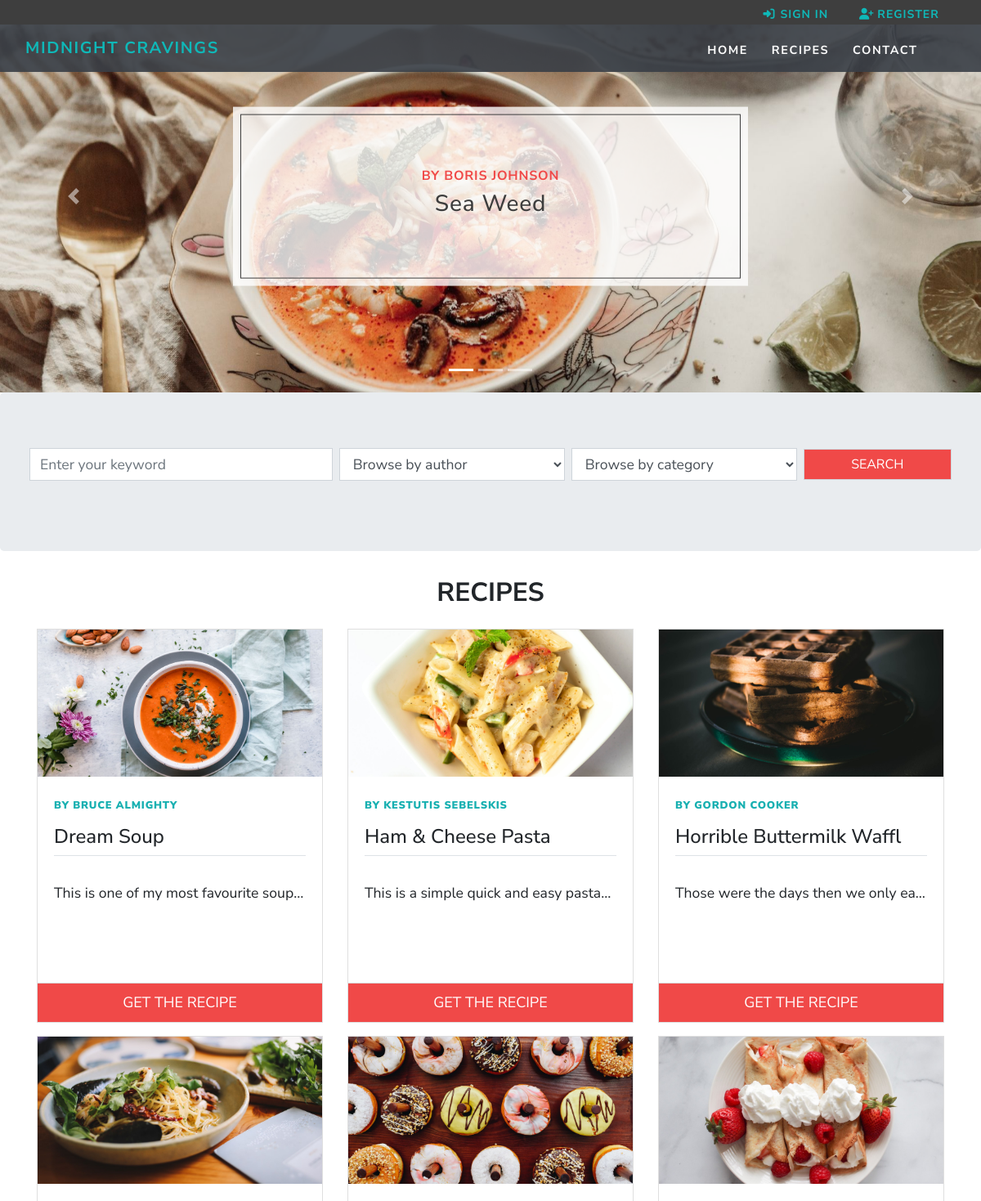
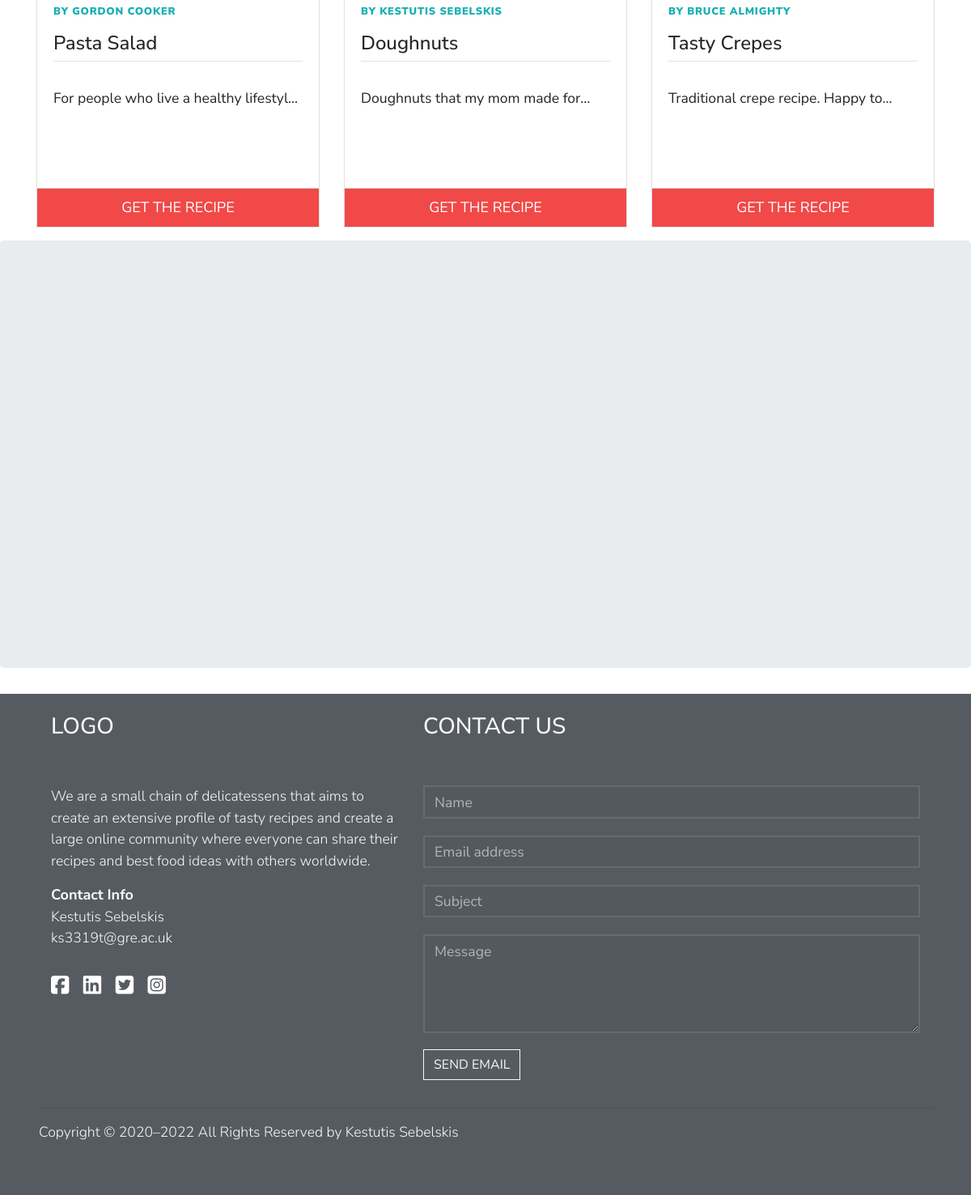
/MidnightCravings/index.php, run on the app's committed database (2 pictures, top to bottom).
### tables this page shows
CREATE TABLE `recipes` (
  `recipe_id` int(11) NOT NULL,
  `recipe_name` varchar(25) DEFAULT NULL,
  `recipe_description` varchar(250) DEFAULT NULL,
  `recipe_upload_date` date DEFAULT NULL,
  `recipe_image` varchar(150) DEFAULT NULL,
  `recipe_author_id` int(11) NOT NULL
);

CREATE TABLE `author` (
  `author_id` int(11) NOT NULL,
  `author_name` varchar(25) DEFAULT NULL,
  `author_email` varchar(50) DEFAULT NULL,
  `password` char(32) DEFAULT NULL
);

### MidnightCravings/admin/includes/helpers.inc.php (the view)
<?php
  function html( $text ) {
    echo $out = htmlspecialchars( $text, ENT_QUOTES, 'UTF-8' );
  }
 ?>

### MidnightCravings/index.php (shortened to what this page needs)
<?php
if(!userIsLoggedIn())
{
	include "login_reg.html.php";
	include "admin/includes/nav_login.inc.html.php";
}
else
{
	include "logout.html.php";
	include "admin/includes/nav_logout.inc.html.php";
}
	include 'admin/includes/db.inc.php';
		try
	{
		$result =$pdo->query('SELECT author_id, author_name FROM author');
	}
	catch (PDOException $e)
	{
		$error = 'Error fetching list of authors';
		include 'error.html.php';
		exit();
	}
	try
	{
		$result =$pdo->query('SELECT category_id, category_name FROM category');
	}
	catch (PDOException $e)
	{
		$error = 'Error fetching list of categories';
		include 'error.html.php';
		exit();
	}
	include 'admin/includes/db.inc.php';
	try {
		$sql = 'SELECT recipes.recipe_id, recipe_name, recipe_image, author_name
		FROM recipes INNER JOIN author
		ON recipe_author_id = author_id ORDER BY recipe_upload_date DESC';
		$results = $pdo->query( $sql );
	} catch (PDOException $e) {
		$error = 'Erro fetching slides' . $e->getMessage();
		include 'error.html.php';
		exit();
	}
	foreach ($results as $row) {
		$slides[] = array(
  		'recipe_id'        		=> $row['recipe_id'],
		'recipe_name'     		=> $row['recipe_name'],
		'recipe_image'  		=> $row['recipe_image'],
		'author_name' 			=> $row['author_name'],
	);
	}
	include 'admin/includes/carousel.inc.html.php';
	include_once "search_form.html.php";
	include 'admin/includes/db.inc.php';
	try
	{
		$sql = 'SELECT recipes.recipe_id, recipe_name, recipe_description,
		recipe_image, author_name, author_email
    	FROM recipes INNER JOIN author
   		ON recipe_author_id = author_id ORDER BY RAND() LIMIT 6';
		$result = $pdo->query( $sql );
	} catch (PDOException $e) {
		$error = 'Erro fetching recipe details to populate recipe cards in home page' . $e->getMessage();
		include 'error.html.php';
		exit();
	}
	foreach ($result as $row) {
  	$recipes[] = array(
  		'recipe_id'        		=> $row['recipe_id'],
		'recipe_name'     		=> $row['recipe_name'],
		'recipe_description'  	=> $row['recipe_description'],
		'recipe_image'  		=> $row['recipe_image'],
		'author_name' 			=> $row['author_name'],
	);
  }
  include_once 'recipe_cards.html.php';
	include_once "admin/includes/head.inc.html.php";
	include_once "google_map.html.php";
	include_once "admin/includes/footer.inc.html.php";
  ?>
</body>
</html>

### MidnightCravings/login_reg.html.php
<div class="container-fluid tool_bar">
	<div class="row">
		<div class="ml-auto">
			<button class="btn btn-link sign_out_btn" onclick="window.location.href='admin/user/';" type="submit"><i class="fas fa-sign-in-alt fa-fw"></i>&nbsp;Sign In</button>
			<button class="btn btn-link sign_out_btn" onclick="window.location.href='admin/reg/';" type="submit"><i class="fas fa-user-plus fa-fw"></i>&nbsp;Register</button>
		</div>
	</div>
</div>

### MidnightCravings/admin/includes/nav_login.inc.html.php (shortened to what this page needs)
<body>
	<nav class="navbar navbar-expand-md fixed-top navbar_home">
		<div class="container-fluid">
			<a class="navbar-brand domain_name" href="index.php">Midnight Cravings</a>
			<div class="collapse navbar-collapse" id="navbarResponsive">
				<ul class="navbar-nav ml-auto">
					<li class="nav-item"><a class="nav-link" href="index.php">Home</a></li>
					<li class="nav-item"><a class="nav-link" href="#recipes">Recipes</a></li>
					<li class="nav-item"><a class="nav-link" href="#contact">Contact</a></li>
			<li><button class="btn btn-link mobile_logout_btn_h" onclick="window.location.href='admin/user/';" type="submit"><i class="fas fa-sign-in-alt fa-fw"></i>&nbsp;Sign In</button></li>
			<li><button class="btn btn-link mobile_logout_btn_h" onclick="window.location.href='admin/reg/';" type="submit"><i class="fas fa-user-plus fa-fw"></i>&nbsp;Register</button></li>
				</ul>
			</div>
		</div>
	</nav>

### MidnightCravings/admin/includes/carousel.inc.html.php (shortened to what this page needs)
<?php include_once 'admin\includes\helpers.inc.php'; ?>
<div id="carouselExampleIndicators" class="carousel slide" data-ride="carousel">
  <ol class="carousel-indicators">
    <li data-target="#carouselExampleIndicators" data-slide-to="0" class="active"></li>
    <li data-target="#carouselExampleIndicators" data-slide-to="1"></li>
    <li data-target="#carouselExampleIndicators" data-slide-to="2"></li>
  </ol>
  <div class="carousel-inner">
    <?php $active = true; ?>
    <?php
      $i = 0;
      foreach($slides as $slide):
        if ($i >= 3) { break; } else{ ?>
      <div class="carousel-item <?php echo ($active == true)?"active":"" ?>">
        <img src="assets\img\upload\<?php echo html( $slide['recipe_image'] ); ?>" class="d-block w-100" alt="...">
        <a href="#">
          <div class="carousel-caption">
              <h6 class="h6-responsive">by <?php echo html( $slide['author_name'] ); ?></h6>
              <h3 class="h3-responsive"><?php echo html( $slide['recipe_name'] ); ?></h3>
          </div>
        </a>
      </div>
    <?php $active = false; ?>
  <?php $i++; } endforeach; ?>
  </div>
  <a class="carousel-control-prev" href="#carouselExampleIndicators" role="button" data-slide="prev">
    <span class="carousel-control-prev-icon" aria-hidden="true"></span>
  </a>
  <a class="carousel-control-next" href="#carouselExampleIndicators" role="button" data-slide="next">
    <span class="carousel-control-next-icon" aria-hidden="true"></span>
  </a>
</div>

### MidnightCravings/search_form.html.php (shortened to what this page needs)
<?php include_once 'admin/includes/helpers.inc.php'; ?>
<!DOCTYPE html>
<html>
<head>
</head>
<body>
	<div class="jumbotron">
		<div class="container">
			<form class="form-inline search_tool" action="" method="get">
				<div class="row">
					<div class="form-group col-sm-12 col-md-4 p-1">
						<input type="text" name="text" id="text"
						placeholder="Enter your keyword" class="form-control form_elements">
					</div>
					<div class="form-group col-sm-12 col-md-3 p-1">
						<select name="author" id="author" class="form-control form_elements">
							<option value="">Browse by author</option>
						</select>
					</div>
					<div class="form-group col-sm-12  col-md-3 p-1">
						<select name="category" id="category" class="form-control form_elements">
							<option value="">Browse by category</option>
						</select>
					</div>
					<div class="form-group col-sm-12 col-md-2 p-1">
						<input class="form-control search_button"
						type="submit" name="action" value="search">
					</div>
				</div>
			</form>
		</div>
	</div>
</body>
</html>

### MidnightCravings/recipe_cards.html.php (shortened to what this page needs)
<div class="container">
    <h2 class="text-uppercase font-weight-bold text-center" id="recipes">Recipes</h2>
            <div class="row pt-3">
            <?php
            foreach ($recipes as $recipe): ?>
                <div class="col-sm-12 col-md-4 pb-3">
                    <div class="card rounded-0 recipe_card">
                        <img src="assets\img\upload\<?php echo $recipe[ 'recipe_image' ]; ?>" alt="" class="card-img-top rounded-0 max-height-100">
                        <div class="card-body">
                            <h5 class="mt-2 mb-3 recipe_cards_author_name">by <?php echo html($recipe['author_name']) ?></h5>
                            <h4><?php echo  $recipe[ 'recipe_name' ]; ?></h4>
                            <p class="lead border-top pt-3"><?php echo $recipe[ 'recipe_description' ]; ?></p>
                            <form action="" method="POST">
                        </div>
                        <div class="card-footer text-muted m-0 p-0 text-center">
                            <input type="submit" name="action" value="get the recipe" class="card_input_link rounded-0">
                        </div>
                    </div>
                </div>
            <?php endforeach; ?>
            </div>
</div>

### MidnightCravings/admin/includes/head.inc.html.php (shortened to what this page needs)
<link rel="stylesheet" href="https://cdn.jsdelivr.net/npm/bootstrap@4.6.0/dist/css/bootstrap.min.css">
<link rel="stylesheet" type="text/css" href="assets/css/style.css">

### MidnightCravings/google_map.html.php (shortened to what this page needs)
<!DOCTYPE html>
<html>
<head>
</head>
<body>
	<div class="jumbotron">
		<div class="row">
			<div id="googleMap" style="width:100%;height:400px"></div>
		</div>
	</div>
</body>
</html>

### MidnightCravings/admin/includes/footer.inc.html.php
<footer>
<div id="contact" class="offset">
	<div class="container-fluid footer">
		<div class="row text-light pt-4 pb-5 px-2 px-md-5">
			<div class="col-md-5">
				<h3 class="text-uppercase pb-5">LOGO</h3>
				<p>We are a small chain of delicatessens that aims to create an extensive profile of tasty recipes and create a large online community where everyone can share their recipes and best food ideas with others worldwide.</p>
				<strong>Contact Info</strong>
				<p>Kestutis Sebelskis<br>ks3319t@gre.ac.uk</p>
				<ul class="social pt-3 pb-5">
					<li><a href="#"><i class="fab fa-facebook-square"></i></a></li>
					<li><a href="#"><i class="fab fa-linkedin"></i></a></li>
					<li><a href="#"><i class="fab fa-twitter-square"></i></a></li>
					<li><a href="#"><i class="fab fa-instagram-square"></i></a></li>
				</ul>
			</div>
			<div class="col-md-7">
				<h3 class="text-uppercase pb-5">Contact Us</h3>
				<?php include 'mail_form.html.php' ?>
			</div>
			<hr class="socet w-100">
			<p class="copyright-text"> Copyright
			&copy; 2020&ndash;<?php echo date( 'Y' ); ?> All Rights Reserved by Kestutis Sebelskis</p>
		</div>
	</div>
</div>
</footer>
</body>
</html>

### MidnightCravings/mail_form.html.php (shortened to what this page needs)
<!DOCTYPE html>
<html>
<head>
</head>
<body>
<form action="send.php" method="POST" id="contact-form">
	<div class="form-group">
		<input type="text" id="form-name" name="name" class="form-control" required="required" placeholder="Name">
	</div>
	<div class="form-group">
		<input type="email" id="form-name" name="email" class="form-control" required="required" placeholder="Email address">
	</div>
	<div class="form-group">
		<input type="text" id="form-name" name="subject" class="form-control" required="required" placeholder="Subject">
	</div>
	<div class="form-group">
		<textarea name="message" id="form-message" rows="4" class="form-control" required="required" placeholder="Message"></textarea>
	</div>
	<input type="submit" class="btn btn-outline-light text-uppercase rounded-0 send_mail_button" value="send email">
</form>
</body>
</html>

### MidnightCravings/assets/css/style.css (style rules this page uses)
body { font-family: 'Nunito Sans', sans-serif; font-size: 18px; }
.domain_name { color: #0fb8b8; }
.tool_bar { top: 0; position: fixed; height: 30px; z-index: 1000; color: #fff; background-color: rgba(62, 62, 62, 1); padding-right: 46px; }
.tool_bar button { font-size: 14px !important; padding-right: 1.2rem; }
.navbar_home { top: 30px; text-transform: uppercase; font-weight: 700; font-size: .9rem; letter-spacing: .1rem; background-color: rgba(57, 63, 70, .9); }
.navbar-nav li { padding-right: .8rem; }
.navbar-nav .nav-link { padding-top: .8rem; color: white; }
.carousel-item { height: 60vh; }
.carousel-item img { object-fit: cover; width: 100%; height: 100%; background-position: center center; will-change: transform; }
.h6-responsive { text-transform: uppercase; font-size: 1rem; font-weight: bold; color: #f04948; }
.carousel-caption { top: 50%; transform: translateY(-50%); background-color: rgba(255,255,255,0.8); outline: 1px solid #3d3d3d; outline-offset: -10px; max-width: 35em; padding: 75px; bottom: initial; color: #3d3d3d; margin-right: auto; margin-left: auto; letter-spacing: .05rem; }
.form-inline .form-control { display: block; width: 100%; }
.form-inline { display: block; width: 100%; }
.search_button { border-radius: 0; background-color: #f04948; color: #fff; text-transform: uppercase; }
.search_tool input { border-radius: 0; }
.card h5 { text-transform: uppercase; font-size: 0.8rem; font-weight: 900; color: #18B0B1; letter-spacing: .05rem; }
.recipe_card p { font-size: 1.1rem; overflow: hidden; text-overflow: ellipsis; display: -webkit-box; -webkit-line-clamp: 1; -webkit-box-orient: vertical; font-weight: 400; }
.footer p { font-size: 1.1rem; font-weight: 300; }
.card img { width: 100%; height: 15vw; object-fit: cover; }
.footer { background-color: #565b61; }
.footer a { color: white; }
.footer .fab { font-size: 1.6rem; }
ul.social { list-style-type: none; padding: 0; margin: 0; }
ul.social li { display: inline; padding-right: .8rem; }
.card_input_link { width: 100%; margin: 0; padding: 10px 0 10px 0; border: none; background-color: #f04948; color: #fff; text-transform: uppercase; }
footer .form-group { margin-bottom: 1.3rem; }
footer .form-control { background: #53595f; border-radius: 0; border: .15rem solid #666b71; color: white !important; font-size: 1.1rem; }
footer .form-group input::placeholder, footer .form-group textarea::placeholder { color: #b2b5b8; }
.form_elements { border-radius: 0; font-size: 1.1rem; }
.sign_out_btn { text-transform: uppercase; font-weight: bold; color: #0fb8b8; letter-spacing: 1px; font-size: 18px; }
.dashboard-title h1, h5 { display: inline-block; }

### data on the page
recipes: recipe_image (picture), recipe_author.author_name "BORIS JOHNSON Sea Weed"
recipes: recipe_image (picture), recipe_author.author_name "BRUCE ALMIGHTY", recipe_name "Dream Soup", recipe_description "This is one of my most favourite…"
recipes: recipe_image (picture), recipe_author.author_name "KESTUTIS SEBELSKIS", recipe_name "Ham & Cheese Pasta", recipe_description "This is a simple quick and easy…"
recipes: recipe_image (picture), recipe_author.author_name "GORDON COOKER", recipe_name "Pasta Salad", recipe_description "For people who live a healthy…"
recipes: recipe_image (picture), recipe_author.author_name "KESTUTIS SEBELSKIS", recipe_name "Doughnuts", recipe_description "Doughnuts that my mom made…"
recipes: recipe_image (picture), recipe_author.author_name "BRUCE ALMIGHTY", recipe_name "Tasty Crepes", recipe_description "Traditional crepe recipe. Happy…"

### other printed values
$recipe[ 'recipe_name' ] "Horrible Buttermilk Waffl"
$recipe[ 'recipe_description' ] "Those were the days then we only…"
